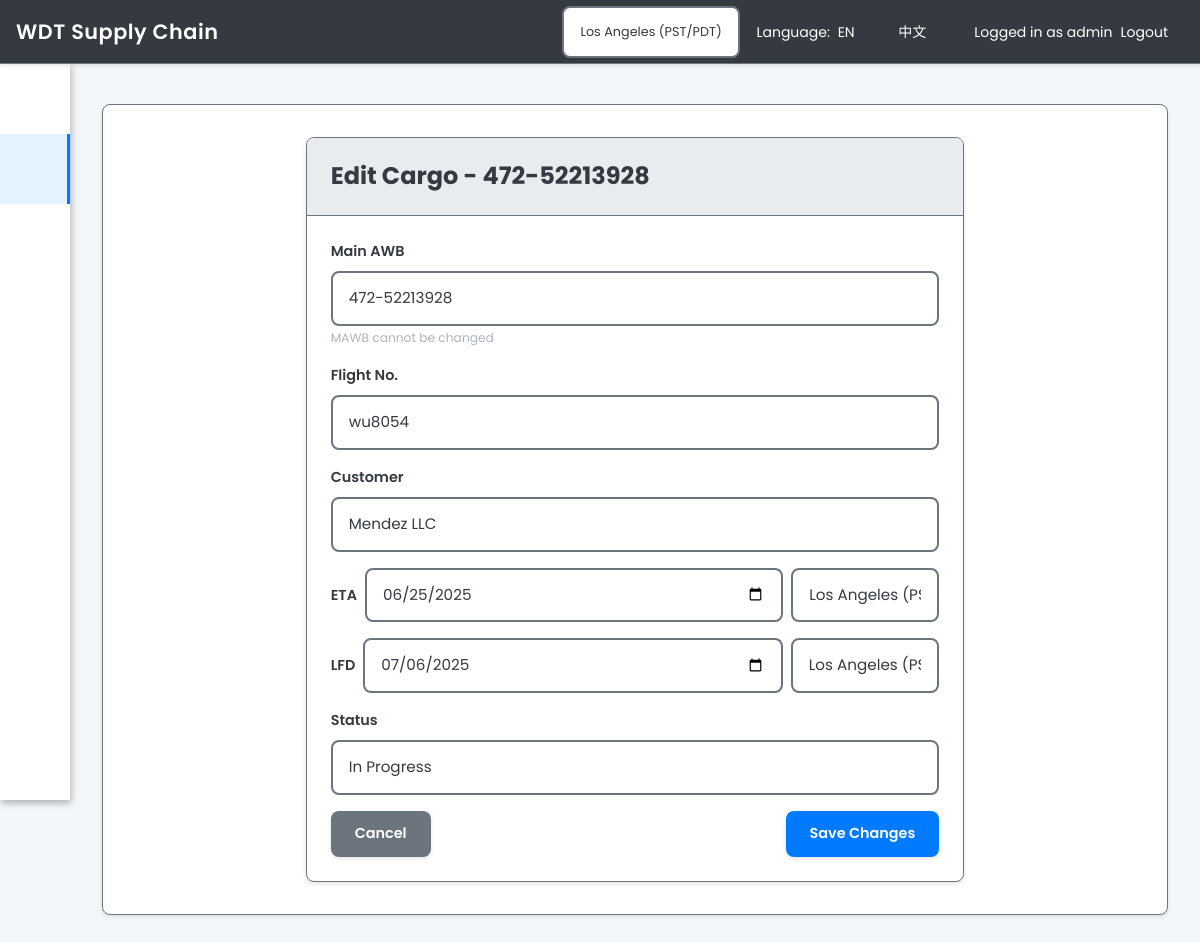
Screenshot of /cargo/edit/15 (signed in) with the database file from the repository.
### models_new.py (models this page shows, shortened)
class User(UserMixin, db.Model):
    __tablename__ = "user"
    id             = db.Column(db.Integer, primary_key=True)
    username       = db.Column(db.String(64), unique=True, nullable=False)
    email          = db.Column(db.String(120), unique=True, nullable=False)
    password_hash  = db.Column(db.String(128), nullable=False)
    role_id        = db.Column(db.Integer, db.ForeignKey('role.id'))
    created_at     = db.Column(db.DateTime, default=datetime.utcnow)
    is_active      = db.Column(db.Boolean, default=True)
    assigned_cargos = db.relationship(
        'Cargo',
        secondary=responsible_association,
        back_populates='responsibles'
    )
    user_overrides = db.relationship('UserOverride', backref='user', lazy='dynamic')
    def has_permission(self, permission):
        if self.role and self.role.has_permission(permission):
            return True
        override = self.user_overrides.join(Feature).filter_by(key=permission).first()
        if override:
            return override.granted
        return False

class Cargo(db.Model):
    __tablename__ = "cargo"
    id            = db.Column(db.Integer, primary_key=True)
    main_awb      = db.Column(db.String(100), unique=True, nullable=False)
    flight_no     = db.Column(db.String(50), nullable=True)
    eta           = db.Column(db.DateTime, nullable=True)
    lfd_date      = db.Column(db.DateTime, nullable=True)
    status        = db.Column(db.String(50), nullable=True)
    customer_name = db.Column(db.String(100), nullable=True)
    origin        = db.Column(db.String(100), nullable=True)
    destination   = db.Column(db.String(100), nullable=True)
    weight        = db.Column(db.Float, nullable=True)
    pieces        = db.Column(db.Integer, nullable=True)
    description   = db.Column(db.Text, nullable=True)
    special_handling = db.Column(db.Text, nullable=True)
    created_at    = db.Column(db.DateTime, default=datetime.utcnow)
    updated_at    = db.Column(db.DateTime, default=datetime.utcnow, onupdate=datetime.utcnow)
    is_archived   = db.Column(db.Boolean, default=False)
    responsibles = db.relationship(
        'User',
        secondary=responsible_association,
        back_populates='assigned_cargos'
    )
    attachments = db.relationship('Attachment', backref='cargo', lazy=True)
    bills       = db.relationship('Bill', backref='cargo', lazy=True)
    events      = db.relationship('EventLog', backref='cargo', lazy=True)
    emails      = db.relationship('EmailLog', backref='cargo', lazy=True)
    milestones  = db.relationship('StatusMilestone', backref='cargo', lazy=True, order_by='StatusMilestone.timestamp')

### routes/cargo.py (the view, shortened to what this page needs)
@bp.route('/edit/<int:cargo_id>', methods=['GET', 'POST'])
@login_required
def edit_cargo(cargo_id):
    cargo = Cargo.query.get_or_404(cargo_id)
    return render_template('edit_cargo.html', cargo=cargo)

### templates/edit_cargo.html (shortened to what this page needs)
{% extends "layout.html" %}
{% block content %}
<div class="container mt-4">
    <div class="row justify-content-center">
        <div class="col-md-8">
            <div class="card">
                <div class="card-header">
                    <h4 class="mb-0">{{ _('Edit Cargo') }} - {{ cargo.main_awb }}</h4>
                </div>
                <div class="card-body">
                    <form method="POST">
                        <div class="mb-3">
                            <label for="main_awb" class="form-label">{{ _('Main AWB') }}</label>
                            <input type="text" class="form-control" id="main_awb" value="{{ cargo.main_awb }}" readonly>
                            <small class="form-text text-muted">{{ _('MAWB cannot be changed') }}</small>
                        </div>
                        <div class="mb-3">
                            <label for="flight_no" class="form-label">{{ _('Flight No.') }}</label>
                            <input type="text" class="form-control" id="flight_no" name="flight_no" value="{{ cargo.flight_no or '' }}">
                        </div>
                        <div class="mb-3">
                            <label for="customer_name" class="form-label">{{ _('Customer') }}</label>
                            <input type="text" class="form-control" id="customer_name" name="customer_name" value="{{ cargo.customer_name or '' }}">
                        </div>
                        <div class="mb-3 d-flex align-items-center">
                            <label for="eta" class="form-label me-2 mb-0">{{ _('ETA') }}</label>
                            <input type="date" class="form-control me-2" id="eta" name="eta" value="{{ cargo.eta.strftime('%Y-%m-%d') if cargo.eta else '' }}">
                            <select class="form-select form-select-sm" name="eta_timezone" style="width: auto; min-width: 120px;">
                                <option value="America/Los_Angeles" {% if get_user_timezone() == 'America/Los_Angeles' %}selected{% endif %}>Los Angeles (PST/PDT)</option>
                            </select>
                        </div>
                        <div class="mb-3 d-flex align-items-center">
                            <label for="lfd_date" class="form-label me-2 mb-0">{{ _('LFD') }}</label>
                            <input type="date" class="form-control me-2" id="lfd_date" name="lfd_date" value="{{ cargo.lfd_date.strftime('%Y-%m-%d') if cargo.lfd_date else '' }}">
                            <select class="form-select form-select-sm" name="lfd_timezone" style="width: auto; min-width: 120px;">
                                <option value="America/Los_Angeles" {% if get_user_timezone() == 'America/Los_Angeles' %}selected{% endif %}>Los Angeles (PST/PDT)</option>
                            </select>
                        </div>
                        <div class="mb-3">
                            <label for="status" class="form-label">{{ _('Status') }}</label>
                            <select class="form-select" id="status" name="status">
                                <option value="In Progress" {{ 'selected' if cargo.status == 'In Progress' else '' }}>{{ _('In Progress') }}</option>
                            </select>
                        </div>
                        <div class="d-flex justify-content-between">
                            <a href="{{ url_for('cargo.cargo_detail', cargo_id=cargo.id) }}" class="btn btn-secondary">
                                {{ _('Cancel') }}
                            </a>
                            <button type="submit" class="btn btn-primary">
                                {{ _('Save Changes') }}
                            </button>
                        </div>
                    </form>
                </div>
            </div>
        </div>
    </div>
</div>
{% endblock %}

### templates/layout.html (shortened to what this page needs)
<!DOCTYPE html>
<html lang="en">
<head>
    <link href="https://cdn.jsdelivr.net/npm/bootstrap@5.3.0/dist/css/bootstrap.min.css" rel="stylesheet">
    <link rel="stylesheet" href="https://cdnjs.cloudflare.com/ajax/libs/font-awesome/6.0.0/css/all.min.css">
    <link rel="stylesheet" href="https://cdnjs.cloudflare.com/ajax/libs/simple-line-icons/2.5.5/css/simple-line-icons.min.css">
    <link rel="stylesheet" href="{{ url_for('static', filename='css/style.css') }}">
    <link rel="stylesheet" href="{{ url_for('static', filename='css/quantum_able.css') }}">
</head>
<body class="sidebar-mini fixed{% if request.cookies.get('sidebarState', 'collapsed') == 'collapsed' %} sidebar-collapse{% endif %}" id="main-body">
    <nav class="navbar navbar-dark" style="position: fixed; top: 0; left: 0; right: 0; width: 100vw; height: 64px; z-index: 1050; background: #343A40; border-bottom: 1px solid #e0e0e0; box-shadow: 0 2px 4px rgba(0,0,0,0.1);">
        <div class="navbar-left-group" style="position: absolute; top: 0; left: 0; height: 64px; display: flex; align-items: center; z-index: 2;">
            <button type="button" class="company-name-btn btn btn-link" onclick="window.location.href='{{ url_for('dashboard.dashboard_home') }}'" style="color: #fff; font-weight: 600; font-size: 1.3rem; letter-spacing: 0.5px; text-shadow: 0 1px 2px rgba(0,0,0,0.1); font-family: 'Poppins', sans-serif; margin: 0; padding: 0 1rem; height: 64px; display: flex; align-items: center; white-space: nowrap; overflow: hidden; text-overflow: ellipsis; cursor: pointer; background: none; border: none;">{{ _('WDT Supply Chain') }}</button>
        </div>
        <div class="navbar-right-group" style="position: absolute; top: 0; right: 0; height: 64px; display: flex; align-items: center;">
            <div class="nav-item dropdown me-3" style="margin: 0 0.5rem 0 0;">
                <select class="form-select form-select-sm" id="globalTimezoneSelect" onchange="changeGlobalTimezone()" style="font-size: 0.8rem; width: auto; min-width: 150px;">
                    <option value="America/Los_Angeles" {% if session.get('timezone', 'America/Los_Angeles') == 'America/Los_Angeles' %}selected{% endif %}>Los Angeles (PST/PDT)</option>
                </select>
            </div>
            <div class="nav-item dropdown me-3" style="margin: 0 0.5rem 0 0;">
                <span class="navbar-text me-1" style="color: #fff;">{{ _('Language:') }}</span>
                <a class="nav-link d-inline" href="{{ url_for('set_locale', lang_code='en') }}" style="color: #fff;">EN</a> |
                <a class="nav-link d-inline" href="{{ url_for('set_locale', lang_code='zh') }}" style="color: #fff;">中文</a>
            </div>
            {% if current_user.is_authenticated %}
                <span class="navbar-text me-2" style="color: #fff;">{{ _('Logged in as') }} {{ current_user.username }}</span>
                <a class="nav-link" href="{{ url_for('users.logout') }}" style="color: #fff;">{{ _('Logout') }}</a>
            {% else %}
                <a class="nav-link" href="{{ url_for('users.login') }}" style="color: #fff;">{{ _('Login') }}</a>
            {% endif %}
        </div>
    </nav>
    <div class="d-flex">
        {% if current_user.is_authenticated %}
        <aside class="main-sidebar hidden-print">
            <section class="sidebar" id="sidebar-scroll">
                <ul class="sidebar-menu">
                    <li class="treeview {% if request.endpoint == 'dashboard.dashboard_home' %}active{% endif %}">
                        <a class="waves-effect waves-dark" href="{{ url_for('dashboard.dashboard_home') }}" data-title="Dashboard">
                            <i class="icon-home"></i><span>{{ _('Dashboard') }}</span>
                        </a>
                    </li>
                    <li class="treeview {% if request.endpoint and 'cargo' in request.endpoint %}active{% endif %}">
                        <a class="waves-effect waves-dark" href="{{ url_for('cargo.cargo_list') }}" data-title="Cargo Management">
                            <i class="icon-briefcase"></i><span>{{ _('Cargo Management') }}</span>
                        </a>
                    </li>
                    <li class="treeview {% if request.endpoint and 'bills' in request.endpoint %}active{% endif %}">
                        <a class="waves-effect waves-dark" href="{{ url_for('bills.bills_list') }}" data-title="Bills">
                            <i class="icon-list"></i><span>{{ _('Billing') }}</span>
                        </a>
                    </li>
                    <li class="treeview {% if request.endpoint and 'attachments' in request.endpoint %}active{% endif %}">
                        <a class="waves-effect waves-dark" href="{{ url_for('attachments.attachments_list') }}" data-title="Attachments">
                            <i class="icon-docs"></i><span>{{ _('Documents') }}</span>
                        </a>
                    </li>
                    {% if current_user.has_permission('send_emails') %}
                    <li class="treeview {% if request.endpoint and 'email_center' in request.endpoint %}active{% endif %}">
                        <a class="waves-effect waves-dark" href="{{ url_for('email_center.email_center') }}" data-title="Email Center">
                            <i class="icon-envelope"></i><span>{{ _('Email Center') }}</span>
                        </a>
                    </li>
                    {% endif %}
                    {% if current_user.has_permission('manage_users') %}
                    <li class="treeview {% if request.endpoint and 'users' in request.endpoint %}active{% endif %}">
                        <a class="waves-effect waves-dark" href="{{ url_for('users.user_management') }}" data-title="User & Role Mgmt">
                            <i class="icon-people"></i><span>{{ _('User & Role Mgmt') }}</span>
                        </a>
                    </li>
                    {% endif %}
                </ul>
            </section>
        </aside>
        <div id="content-wrapper" class="flex-grow-1">
        {% else %}
        <div id="content-wrapper" class="flex-grow-1" style="margin-left: 0;">
        {% endif %}
            <main role="main" class="container-fluid">
                {% block content %}{% endblock %}
            </main>
        </div>
    </div>
</body>
</html>

### rows the page displays
User: username "admin"
Cargo: main_awb "472-52213928", flight_no "wu8054", customer_name "Mendez LLC", eta "06/25/2025", lfd_date "07/06/2025"

### other values shown
form field status "In Progress"
